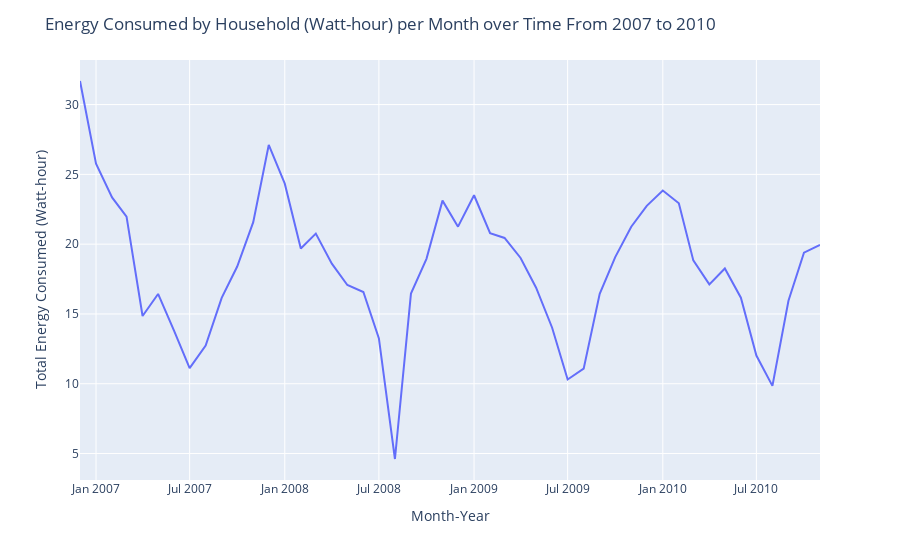

Notebook source saved alongside this figure:
### Markdown cell above
We will take a look at the `Energy Consumed by Household` column - this is the variable of interest (dependent variable) that we would like to predict.For now lets look at the monthly data

### Code cell
fig = px.line(power_df_clean_monthly, x=power_df_clean_monthly.index, y='Energy Consumed by Household (Watt-hour)',)
fig.update_layout(
    yaxis_title="Total Energy Consumed (Watt-hour)", 
    xaxis_title="Month-Year",
    legend_title="Energy Consumed by Household (Watt-hour) per Month over Time", 
    title="Energy Consumed by Household (Watt-hour) per Month over Time From 2007 to 2010 "
)
fig.show()

### Figure 1 — Plotly figure (JSON) as saved in the notebook; plotly's stock layout.template omitted (floating-point values rounded to 4 significant figures)
{"data": [{"hovertemplate": "DateTime=%{x}<br>Energy Consumed by Household (Watt-hour)=%{y}<extra></extra>", "legendgroup": "", "line": {"color": "#636efa", "dash": "solid"}, "marker": {"symbol": "circle"}, "mode": "lines", "name": "", "orientation": "v", "showlegend": false, "type": "scatter", "x": ["2006-12-01T00:00:00", "2007-01-01T00:00:00", "2007-02-01T00:00:00", "2007-03-01T00:00:00", "2007-04-01T00:00:00", "2007-05-01T00:00:00", "2007-06-01T00:00:00", "2007-07-01T00:00:00", "2007-08-01T00:00:00", "2007-09-01T00:00:00", "2007-10-01T00:00:00", "2007-11-01T00:00:00", "2007-12-01T00:00:00", "2008-01-01T00:00:00", "2008-02-01T00:00:00", "2008-03-01T00:00:00", "2008-04-01T00:00:00", "2008-05-01T00:00:00", "2008-06-01T00:00:00", "2008-07-01T00:00:00", "2008-08-01T00:00:00", "2008-09-01T00:00:00", "2008-10-01T00:00:00", "2008-11-01T00:00:00", "2008-12-01T00:00:00", "2009-01-01T00:00:00", "2009-02-01T00:00:00", "2009-03-01T00:00:00", "2009-04-01T00:00:00", "2009-05-01T00:00:00", "2009-06-01T00:00:00", "2009-07-01T00:00:00", "2009-08-01T00:00:00", "2009-09-01T00:00:00", "2009-10-01T00:00:00", "2009-11-01T00:00:00", "2009-12-01T00:00:00", "2010-01-01T00:00:00", "2010-02-01T00:00:00", "2010-03-01T00:00:00", "2010-04-01T00:00:00", "2010-05-01T00:00:00", "2010-06-01T00:00:00", "2010-07-01T00:00:00", "2010-08-01T00:00:00", "2010-09-01T00:00:00", "2010-10-01T00:00:00", "2010-11-01T00:00:00"], "xaxis": "x", "y": [31.69, 25.77, 23.35, 21.98, 14.85, 16.43, 13.78, 11.12, 12.74, 16.16, 18.4, 21.57, 27.11, 24.33, 19.69, 20.76, 18.6, 17.07, 16.57, 13.25, 4.608, 16.46, 18.95, 23.12, 21.25, 23.5, 20.79, 20.45, 19.01, 16.88, 14.01, 10.3, 11.08, 16.45, 19.07, 21.25, 22.74, 23.84, 22.93, 18.83, 17.12, 18.25, 16.16, 12.02, 9.846, 15.94, 19.39, 19.95], "yaxis": "y"}], "layout": {"legend": {"title": {"text": "Energy Consumed by Household (Watt-hour) per Month over Time"}, "tracegroupgap": 0}, "margin": {"t": 60}, "title": {"text": "Energy Consumed by Household (Watt-hour) per Month over Time From 2007 to 2010 "}, "xaxis": {"anchor": "y", "domain": [0, 1], "title": {"text": "Month-Year"}}, "yaxis": {"anchor": "x", "domain": [0, 1], "title": {"text": "Total Energy Consumed (Watt-hour)"}}}}
